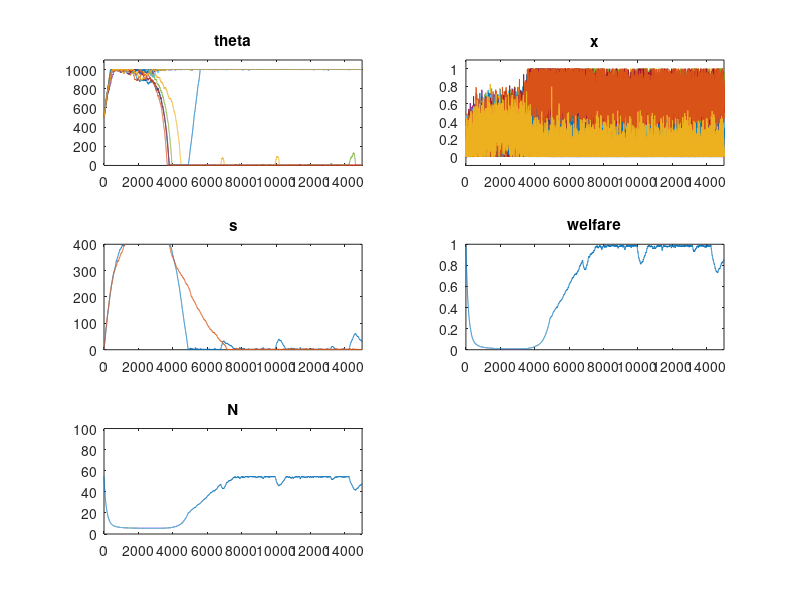

MATLAB code for this plot:
%---------------------------------
% Initialization of the variables
function main
    global M N phi zeta theta_min theta_max delta alpha p sigma beta
    'start'
    N = 5;                     %Number of bees
    M = 2;                      %Number of tasks

    theta = ones(N,M)*500;      %response treshold
    x = ones(N,M)*0.1;          %fraction of time spent by individual i on task j
    s = ones(1,M);              %stimulus intensity for task j

    initial_condition = [reshape(theta, N*M,1); reshape(x, N*M,1);reshape(s,M,1)]; %intial condition for the ode_solver
    
    alpha = M+1;                %This factor has been changed in order to get convergence
                                %We could also change the delta!
                                %This change has been made because it doesn't make much sense
                                %to get an infinitely increasing stimuli for all tasks.

    delta = 1;                  %describes increase of stimuli
    p=0.2;                      %Probability individual i gives up performing task j in time interval
    zeta=4;                    %learning
    phi=2;                      %forgetting
    sigma=0.1;                  %sigma for gaussian distribution
    beta=50;                    %prefactor for growth rate
    dt=1;
    end_time = 15000;
    
    theta_min=1;
    theta_max=1000;
    
    %[T,Y]=ode45(@ode_function, [0 3000], initial_condition);
    [T,Y]=euler_method(@ode_function, [0 end_time], initial_condition,dt);
    

    %plot(T,Y(:,1:M*N),'-o')
    %plot(T,Y(:,13),'-r')
    subplot(3,2,1)
    plot(T,Y(1:M*N,:),'-')
    axis([0 end_time 0 1100])
    title('theta')
    
    subplot(3,2,2)
    plot(T,Y(M*N+1:M*N*2,:),'-')
    axis([0 end_time -0.1 1.1])
    title('x')
    
    subplot(3,2,3)
    plot(T,Y(M*N*2+1:M*N*2+M,:),'-')
    title('s')
    axis([0 end_time 0 400])
    
    %here is a first version of welfare implementation
    %of course we can use another function to estimate welfare
    %welfare = 1 ./ (Y(M*N*2+1,:) + 1);
    %for i=2:M
    %    welfare = welfare + 1./ (Y(M*N*2+i,:) + 1);
    %end
    
    %with the above welfare, low stimuli drive the welfare to be high, 
    %while high stimuli don't have much importance
    %maybe the welfare should rather be determined by the high stimuli:
    sumstimuli = 0;
    for i=1:M
        sumstimuli = sumstimuli + Y(M*N*2+i,:);
    end
    welfare = exp(-sumstimuli / (M*100));
    
    subplot(3,2,4)
    plot(T,welfare,'-')
    axis([0 end_time 0 1])
    title('welfare')
    
    % Linear colony growth in dependence of colony wealth
    N= N + welfare*beta;
    
    subplot(3,2,5)
    plot(T,N,'-')
    axis([0 end_time 0 100])
    title('N')
    
    
    

end


function dy = ode_function(t,y)
    global M N phi zeta theta_min theta_max delta alpha p sigma
    dy = zeros(2*N*M+M,1);
    
    %theta matrix
    for j=1:M
        for i=1:N
            %factor = 0;
            %y((j-1)*N + i, 1);
            %if (y((j-1)*N + i, 1) > theta_min) && (y((j-1)*N + i, 1)<theta_max)
            %    factor = 1;
            %end 
            
            dy((j-1)*N + i, 1) = [(1 - y((j-1)*N + i +N*M, 1))*phi- y((j-1)*N + i +N*M, 1)*zeta];
            %xij: dy((i-1)*N + j +N*M, 1)  
        end
    end
    
    %x matrix
    for j=1:M
        for i=1:N
            sum = 0;
            for w=1:M
                sum = sum+y(M*N+(w-1)*N + i);
            end
            %gaussian_sp = 0;
            %here is a attempt to get the gaussian centerd process
            %unfortunately the gaussian random number generator seems to be
            %way to slow!!!
            %%%gaussian_sp = normrnd(0,sigma);
            gaussian_sp = sigma*randn;
            
            dy(M*N+(j-1)*N + i, 1) = (y(M*N*2+j)^2/(y(M*N*2+j)^2+y((j-1)*N + i)^2)+0.0001)*(1-sum)-p*y(M*N+(j-1)*N + i, 1)+gaussian_sp;
        end
    end 
  
    %s matrix
    for j=1:M
        %it makes no sense to have a negative value for the stiumuli
        sum=0;
        for i=1:N
            %it makes no sense to have a negative value for the stiumuli
            sum = sum + alpha/N*y(M*N+(j-1)*N+i);
        end
        
        if ~((y(2*M*N+j)<=0) && ((delta - sum)<0))
            dy(2*M*N+j)= dy(2*M*N+j) + delta - sum;
        end
    end
    
    
end


function [T,Y] = euler_method(fun,time, y0, h)
    global M N theta_min theta_max
    T = [];
    Y = [];
    T = [T,time(1)];
    Y = [Y,y0];
    
    
    y_eul = y0;
    t_eul = time(1);
    
    number = (time(2)-time(1))/h;
    
    for j=1:number
        %if(j==number/2)
            %theta matrix
         %   for k=1:M
          %      for i=1:N
           %         y_eul((k-1)*N + i) = 500;
            %        y_eul(N*M + (k-1)*N + i) = 0.1;
             %   end
            %end
        %end
        y_eul = y_eul + h*fun(t_eul,y_eul);
        t_eul = t_eul + h ;
        
        for k=1:M
            for i=1:N
                if(y_eul((k-1)*N + i)<theta_min)
                    y_eul((k-1)*N + i)=theta_min;
                end
                if(y_eul((k-1)*N + i)>theta_max)
                    y_eul((k-1)*N + i)=theta_max;
                end
                if(y_eul(N*M + (k-1)*N + i)< 0.0)
                    y_eul(N*M + (k-1)*N + i) = 0;
                end
                if(y_eul(N*M + (k-1)*N + i) > 1.0)
                    y_eul(N*M + (k-1)*N + i) = 1;
               end
            end
        end 
        
        Y = [Y, y_eul];
        T = [T, t_eul];
    end
    

end 
